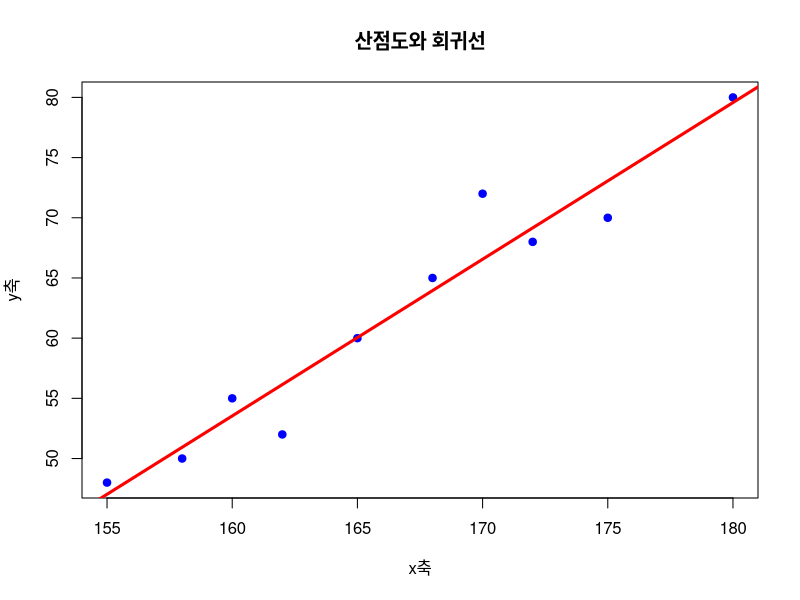

R code for this plot:
data = data.frame(
  성별 = c('M','M','M','M','M','F','F','F','F','F'),
  키 = c(175, 168, 180, 170, 172, 160, 158, 165, 162, 155),
  몸무게 = c(70, 65, 80, 72, 68, NA, 50, 60, 52, 48)
)

# 데이터프레임
# View(data)

결과 = data  # data 에 들어있는 정보를 결과 라는 변수에 대입
# View(결과)

결과$x = c(70, 65, 80, 72, 68, NA, 50, 60, 52, 48)
# View(결과)  # 새로운 컬럼 추가 
# View(data)

# 전처리 도구(아래 디플리알)
# install.packages("dplyr")  # 설치는 한번만하고 주석처리
library(dplyr)   # 설치된 도구를 불러옵니다.
# mutate 새로운열 추가  = 결과$x(필터 필요없을때사용)와 위의 동일
# 필터링된 결과를 새로운 열로 추가할 때는 디플리아을 사용하자.
# data = data %>% mutate(x = 10)   # 위에 선언된 DATA에 X로 된곳에 10이 전부추가
# View(data)

결과 = data %>% mutate(x = 10)
# View(결과)
# View(data)

# 상관계수   # 상관계수  # 상관계수
# 상관계수는 두 변수가 서로 어떻게 관련되어 있는지를 측정하며, 수치로 표현
data = data.frame(
  성별 = c('M','M','M','M','M','F','F','F','F','F'),
  키 = c(175, 168, 180, 170, 172, 160, 158, 165, 162, 155),
  몸무게 = c(70, 65, 80, 72, 68, 55, 50, 60, 52, 48)
)

# cor은 correlation의 약자로 상관계수 뜻
상관계수 = cor(data$키, data$몸무게)
print(상관계수)  # 결과가 NA가 나옴.....?????? 왜???
# NA : 결측값, 데이터 수집에 누락된 값(혹은 실패한 값)
#결측값 처리
# obs = observation # na 를 제외한 값들 계산
상관계수= cor(data$키, data$몸무게, use = 'complete.obs')
print(상관계수)   # 0.9685347 이나옴.

# 상관계수는 보통 -1에서 1까지의 값을 가지고 있다.
# 상관계수의 값이 1에 가까울수록 두변수가 완벽하게 양의 선형관계를 가짐
# 즉, 한변수가 증가할 때 다른변수도 증가함.
# 두변수가 -1에 가까울수록 두변수가 완벽하게 음의 선형관계를 가짐.
# 즉, 한변수가 증가할 때 다른 변수는 감소함.
# 만약에 0이 나오면 두변수간 선형관계가 전혀 없음(관계가 없다.)

# 디플리알을 이용해서 성별 키와 몸무게 상관계수를 조회!!!!!!!

성별_상관계수 = data %>% group_by(성별) %>% summarise(
  cor(키, 몸무게, use = 'complete.obs')
)
print(성별_상관계수)   

# 위의 것을 산점도로 시각화

# main 은 그래프이름
plot(data$키, data$몸무게, main = '산점도와 회귀선', xlab = 'x축',
     ylab = 'y축', col = 'blue', pch = 19)

# 위의 상태에서 회귀선 추가

# lm = linear model 선형모델 = 머신러닝에서 많이사용
model = lm(data$몸무게~ data$키)
# print(summary(model))
# add a line 선을 추가하다.  lwd = 선을 두껎게 하는것임.
abline(model, col = 'red', lwd = 3)

# if/else ******

data$신체점수 = c(90, 95, 85, 72, 69, 79, 77, 80, 82, 68)
# 등급추가
data$신체점수_등급 = ifelse(data$신체점수 >= 90, 'High', 'Low')

# if/else, if/else  **** 중요함. 주의하기.
# 90이상 하이, 70점 미만은 로우
data$신체등급_등급 = ifelse(data$신체점수 >= 90, 'High', ifelse(
  data$신체점수 < 70, 'Low', 'Mid'
))
View(data)  # 최종결과 확인 하면 표에 신체등급 점수, 신체등급 등급이 보임.























































